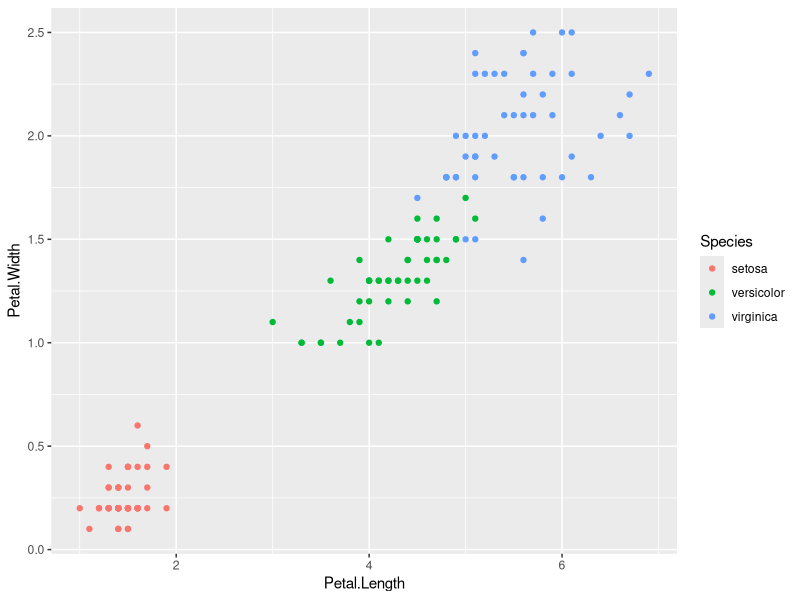
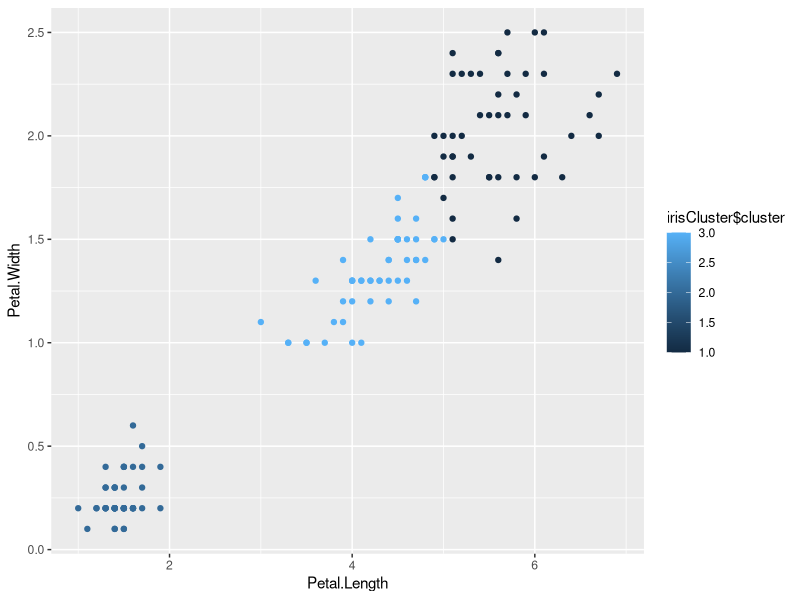

The R script that drew these images, in order:
library(ggplot2)
data("iris")
head(iris,10)
ggplot(iris,aes(Petal.Length,Petal.Width,color = Species))+geom_point()
irisCluster = kmeans(iris[,3:4],3,nstart=10)
head(irisCluster)
re = table(irisCluster$cluster,iris$Species)
ggplot(iris,aes(Petal.Length,Petal.Width,color = irisCluster$cluster))+geom_point()
